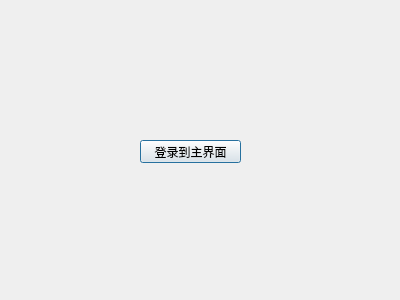
<?xml version="1.0" encoding="UTF-8"?>
<ui version="4.0">
 <class>LoginDlg</class>
 <widget class="QDialog" name="LoginDlg">
  <property name="geometry">
   <rect>
    <x>0</x>
    <y>0</y>
    <width>400</width>
    <height>300</height>
   </rect>
  </property>
  <property name="windowTitle">
   <string>Dialog</string>
  </property>
  <widget class="QPushButton" name="pushButton">
   <property name="geometry">
    <rect>
     <x>140</x>
     <y>140</y>
     <width>101</width>
     <height>23</height>
    </rect>
   </property>
   <property name="text">
    <string>登录到主界面</string>
   </property>
  </widget>
 </widget>
 <resources/>
 <connections>
  <connection>
   <sender>pushButton</sender>
   <signal>clicked()</signal>
   <receiver>LoginDlg</receiver>
   <slot>accept()</slot>
   <hints>
    <hint type="sourcelabel">
     <x>189</x>
     <y>140</y>
    </hint>
    <hint type="destinationlabel">
     <x>299</x>
     <y>65</y>
    </hint>
   </hints>
  </connection>
 </connections>
</ui>
